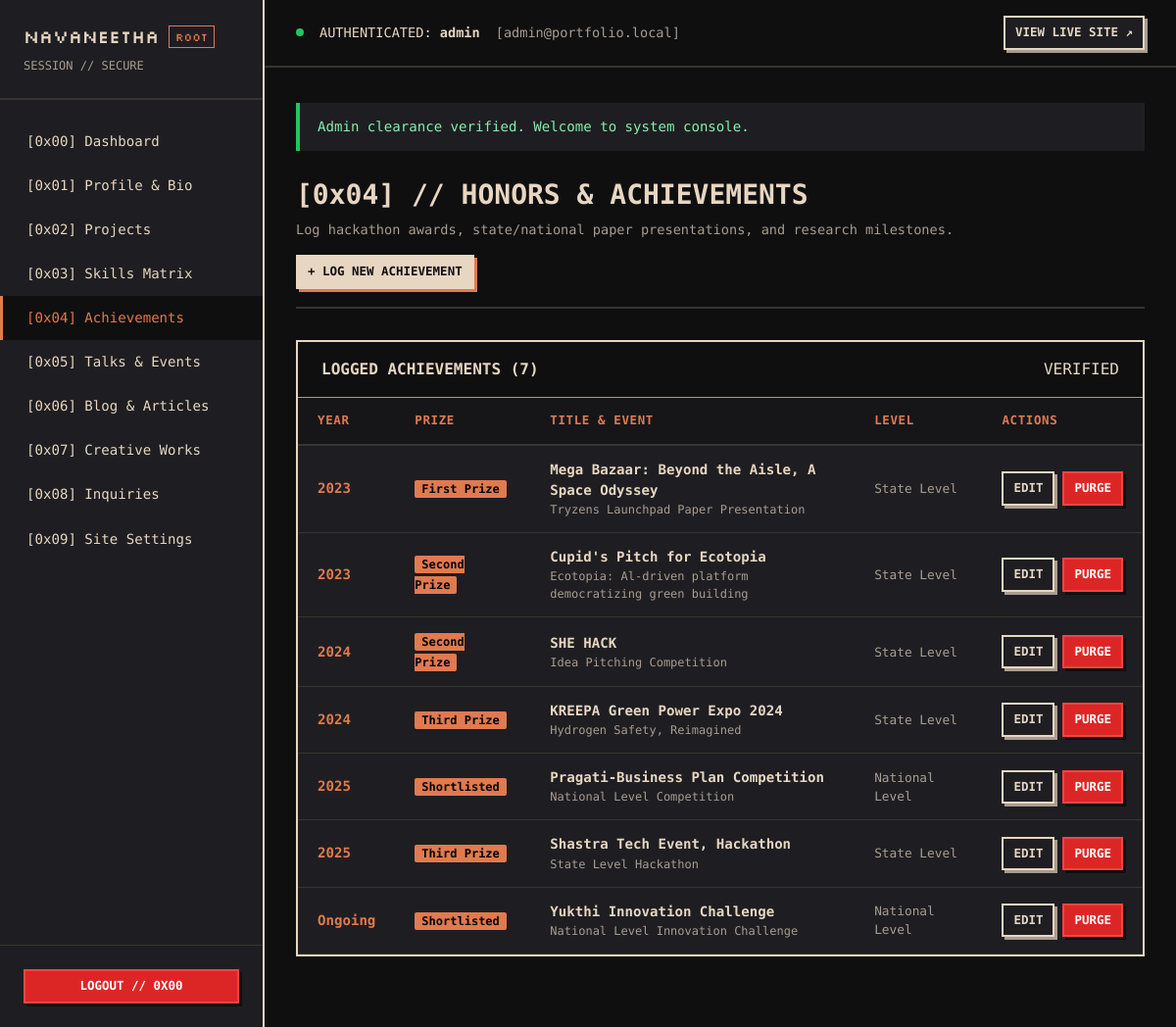
/admin/achievements.php (signed in), run on an earlier commit of the app's database.
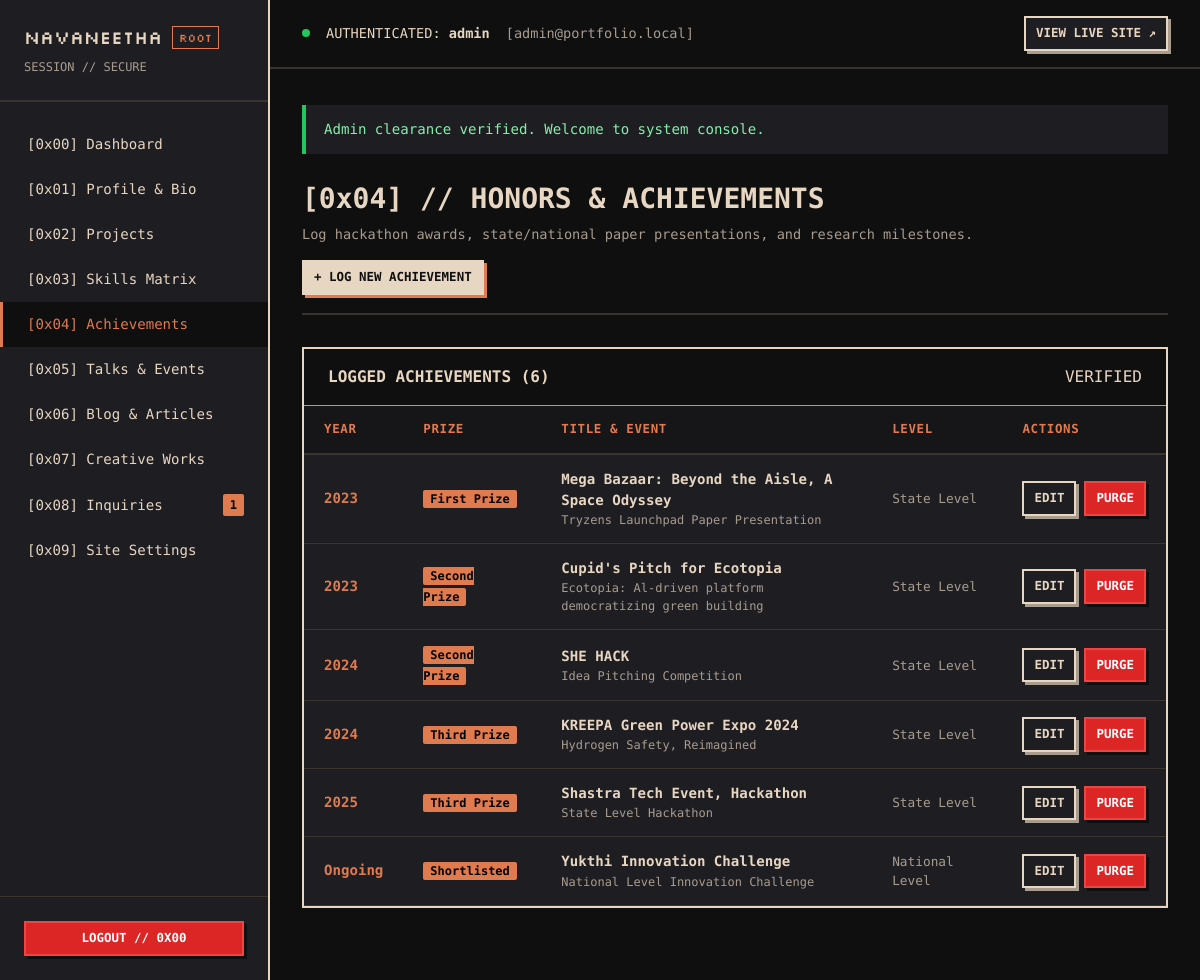
And on a later commit of the database.
### tables this page shows
CREATE TABLE IF NOT EXISTS `achievements` (
    `id` INT UNSIGNED AUTO_INCREMENT PRIMARY KEY,
    `title` VARCHAR(255) NOT NULL,
    `event` VARCHAR(255) NOT NULL,
    `year` VARCHAR(50) NOT NULL,
    `prize` VARCHAR(100) NOT NULL,
    `level` VARCHAR(100) NOT NULL,
    `description` TEXT NOT NULL,
    `display_order` INT DEFAULT 0,
    `created_at` TIMESTAMP DEFAULT CURRENT_TIMESTAMP,
    INDEX `idx_achievement_order` (`display_order`)
);

### includes/db_queries.php (called while the page is built, shortened)
<?php
function get_achievements_list(): array {
    try {
        $db = get_db();
        $stmt = $db->query("SELECT * FROM achievements ORDER BY display_order ASC, id DESC");
        $achievements = $stmt->fetchAll();
        $imgStmt = $db->prepare("SELECT image_url FROM achievement_images WHERE achievement_id = :aid ORDER BY display_order ASC");
        foreach ($achievements as &$a) {
            $imgStmt->execute([':aid' => $a['id']]);
            $a['images'] = $imgStmt->fetchAll(PDO::FETCH_COLUMN);
        }
        return $achievements;
    } catch (PDOException $e) {
        error_log("DAL Error (get_achievements_list): " . $e->getMessage());
        return [];
    }
}
function get_unread_contacts_count(): int {
    try {
        $db = get_db();
        return (int) $db->query("SELECT COUNT(*) FROM contact_submissions WHERE is_read = 0")->fetchColumn();
    } catch (PDOException $e) {
        return 0;
    }
}

### includes/functions.php (called while the page is built, shortened)
<?php
function e(?string $value): string {
    return htmlspecialchars($value ?? '', ENT_QUOTES | ENT_SUBSTITUTE, 'UTF-8');
}
function csrf_token(): string {
    return $_SESSION['csrf_token'];
}

### admin/achievements.php (the view, shortened to what the changed rows need)
<?php
require_once __DIR__ . '/includes/admin_header.php';
$action = $_GET['action'] ?? 'list';
$achId = isset($_GET['id']) ? (int) $_GET['id'] : 0;
$achievement = null;
$allAchievements = get_achievements_list();
?>
<div class="page-header">
    <div>
        <h1 class="page-title">[0x04] // HONORS &amp; ACHIEVEMENTS</h1>
    </div>
</div>
<?php if ($action === 'create' || $action === 'edit'): ?>
    <div class="form-card cut-corner">
        <h2 style="font-size: 1.3rem; margin-bottom: 24px; color: var(--clr-sand);">
            <?= $action === 'create' ? '+ LOG NEW ACHIEVEMENT' : 'EDIT ACHIEVEMENT: ' . e($achievement['title']) ?>
        </h2>
        <form method="POST" action="/admin/achievements.php?action=<?= $action ?><?= $achId ? '&id=' . $achId : '' ?>">
            <?= csrf_field() ?>
            <div class="form-grid">
                <div class="form-group">
                    <label class="form-label" for="title">&gt; TITLE / TOPIC *</label>
                    <input type="text" id="title" name="title" class="form-control" value="<?= e($achievement['title'] ?? '') ?>" required>
                </div>
                <div class="form-group">
                    <label class="form-label" for="event">&gt; EVENT NAME *</label>
                    <input type="text" id="event" name="event" class="form-control" value="<?= e($achievement['event'] ?? '') ?>" required>
                </div>
                <div class="form-group">
                    <label class="form-label" for="prize">&gt; PRIZE / RECOGNITION *</label>
                    <input type="text" id="prize" name="prize" class="form-control" placeholder="e.g. First Prize, Shortlisted" value="<?= e($achievement['prize'] ?? '') ?>" required>
                </div>
                <div class="form-group">
                    <label class="form-label" for="level">&gt; COMPETITION LEVEL *</label>
                    <input type="text" id="level" name="level" class="form-control" placeholder="e.g. State Level, National Level" value="<?= e($achievement['level'] ?? '') ?>" required>
                </div>
                <div class="form-group">
                    <label class="form-label" for="year">&gt; YEAR / STATUS *</label>
                    <input type="text" id="year" name="year" class="form-control" placeholder="e.g. 2024, 2025, Ongoing" value="<?= e($achievement['year'] ?? '') ?>" required>
                </div>
                <div class="form-group">
                    <label class="form-label" for="display_order">&gt; DISPLAY ORDER</label>
                    <input type="number" id="display_order" name="display_order" class="form-control" value="<?= (int) ($achievement['display_order'] ?? 0) ?>">
                </div>
                <div class="form-group form-full">
                    <label class="form-label" for="description">&gt; CITATION / DETAILS *</label>
                    <textarea id="description" name="description" class="form-control" rows="3" required><?= e($achievement['description'] ?? '') ?></textarea>
                </div>
            </div>
            <div style="margin-top: 24px; display: flex; justify-content: flex-end; gap: 12px;">
                <a href="/admin/achievements.php" class="btn btn-secondary">CANCEL</a>
                <button type="submit" class="btn btn-primary">SAVE RECORD &rarr;</button>
            </div>
        </form>
    </div>
<?php else: ?>
    <div class="table-card cut-corner">
        <div class="table-header">
            <span style="font-weight: bold; color: var(--clr-sand);">LOGGED ACHIEVEMENTS (<?= count($allAchievements) ?>)</span>
            <span class="binary-tag">VERIFIED</span>
        </div>
        <table class="data-table">
            <thead>
                <tr>
                    <th>YEAR</th>
                    <th>PRIZE</th>
                    <th>TITLE &amp; EVENT</th>
                    <th>LEVEL</th>
                    <th>ACTIONS</th>
                </tr>
            </thead>
            <tbody>
                <?php foreach ($allAchievements as $a): ?>
                    <tr>
                        <td style="font-family: var(--font-mono); color: var(--clr-terracotta); font-weight: bold;">
                            <?= e($a['year']) ?>
                        </td>
                        <td>
                            <span class="badge-unread"><?= e($a['prize']) ?></span>
                        </td>
                        <td>
                            <strong><?= e($a['title']) ?></strong>
                            <div style="font-size: 0.75rem; color: var(--clr-stone);"><?= e($a['event']) ?></div>
                        </td>
                        <td style="color: var(--clr-stone); font-size: 0.8rem;"><?= e($a['level']) ?></td>
                        <td>
                            <div style="display: flex; gap: 8px;">
                                <a href="/admin/achievements.php?action=edit&id=<?= (int)$a['id'] ?>" class="btn btn-secondary btn-sm">
                                    EDIT
                                </a>
                                <a href="/admin/achievements.php?action=delete&id=<?= (int)$a['id'] ?>&csrf=<?= e(csrf_token()) ?>"
                                   class="btn btn-danger btn-sm"
                                   data-confirm="Purge achievement '<?= e($a['title']) ?>'?">
                                    PURGE
                                </a>
                            </div>
                        </td>
                    </tr>
                <?php endforeach; ?>
            </tbody>
        </table>
    </div>
<?php endif; ?>
<?php require_once __DIR__ . '/includes/admin_footer.php'; ?>

### admin/includes/admin_header.php (shortened to what the changed rows need)
<?php
require_once __DIR__ . '/../../includes/functions.php';
require_once __DIR__ . '/../../includes/db_queries.php';
$unreadCount = get_unread_contacts_count();
$currentScript = basename($_SERVER['SCRIPT_NAME'] ?? '');
?>
<!DOCTYPE html>
<html lang="en">
<head>
    <link rel="stylesheet" href="/assets/css/admin.css">
</head>
<body>
<div class="admin-layout">
    <aside class="admin-sidebar">
        <ul class="sidebar-nav">
            <li class="sidebar-item <?= $currentScript === 'messages.php' ? 'active' : '' ?>">
                <a href="/admin/messages.php">
                    <span>[0x08] Inquiries</span>
                    <?php if ($unreadCount > 0): ?>
                        <span class="badge-unread"><?= $unreadCount ?></span>
                    <?php endif; ?>
                </a>
            </li>
        </ul>
    </aside>
    <div class="admin-main">
        <main class="admin-content">

What changed in the data, as far as the page shows it:
removed achievements: year "2025", prize "Shortlisted", title "Pragati-Business Plan Competition", event "National Level Competition", level "National Level"
Also different on the page:
$unreadCount: (not shown) → "1"
count($allAchievements): "7" → "6"
